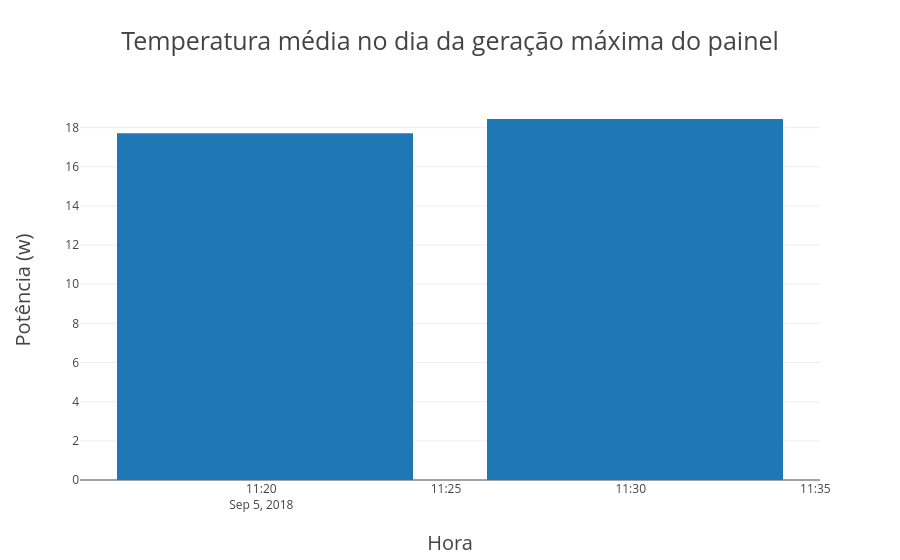

The notebook cell this image was saved under:
### Code cell
trace = go.Bar(x=temp_pot_max['data'],y=temp_pot_max['temperatura_ar_vmedio'])
data = [trace]
layout = go.Layout(
    title='Temperatura média no dia da geração máxima do painel',titlefont=dict(size=25),
    xaxis=dict(title='Hora',titlefont=dict(size=20)),
    yaxis=dict(title='Potência (w)',titlefont=dict(size=20)))
iplot(go.Figure(data = [trace], layout=layout))

### Figure 1 — Plotly figure (JSON) as saved in the notebook; plotly's stock layout.template omitted (floating-point values rounded to 4 significant figures)
{"data": [{"type": "bar", "uid": "b3522f58-f1e6-11e8-aaf1-14dda982e0f7", "x": ["2018-09-05 11:30:07.000", "2018-09-05 11:20:06.000"], "y": [18.44, 17.71]}], "layout": {"title": "Temperatura média no dia da geração máxima do painel", "titlefont": {"size": 25}, "xaxis": {"title": "Hora", "titlefont": {"size": 20}}, "yaxis": {"title": "Potência (w)", "titlefont": {"size": 20}}}}
